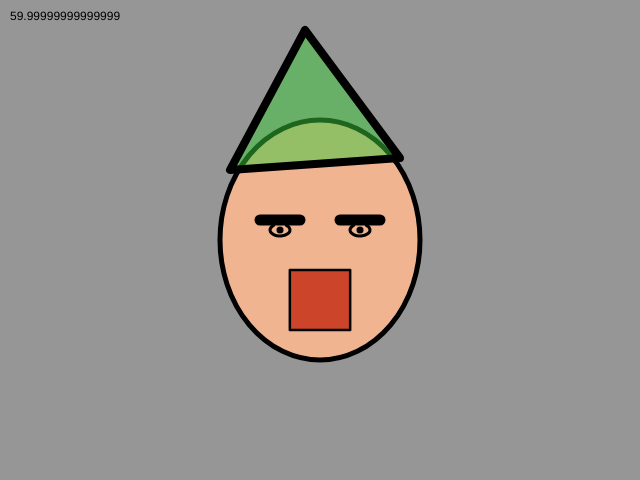
Frame 1 (no input)
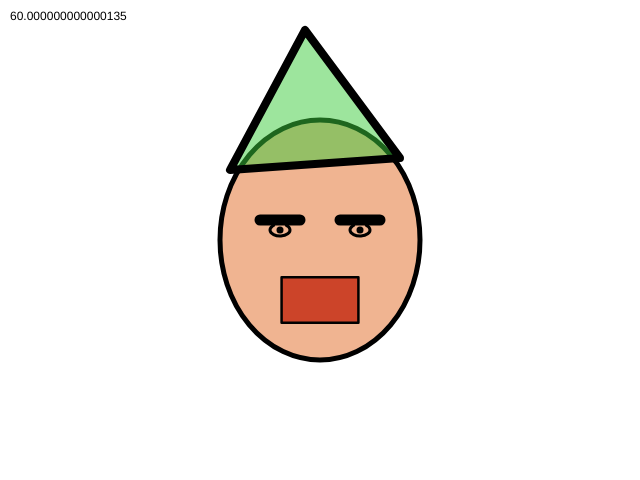
Frame 60 (no input)
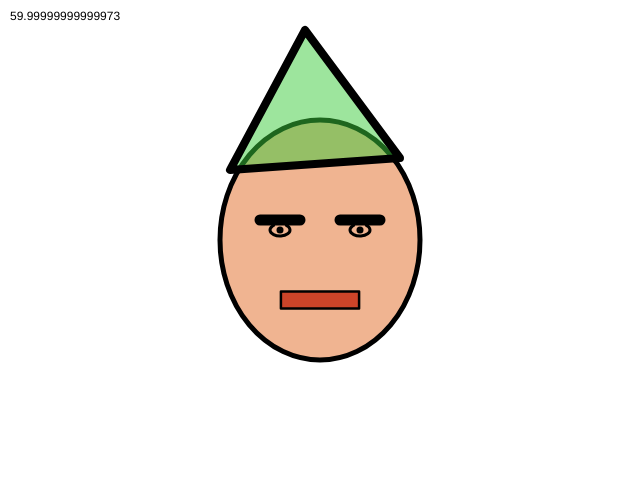
Frame 120 (the mouse pressed at the canvas centre since frame 60)

The p5.js sketch that drew these frames (run headless with seeded random() and noise() and a simulated clock; from frame 60 on, the mouse is pressed at the canvas centre):

// p5.js sketch
// ── sketch.js

function setup() {
	createCanvas(640,480);
}

// 常量： 在程序运行过程中永不变化的量
// 变量： 能够发生变化的量
function draw(){
	background(150); 

	smooth(); 
	strokeCap(ROUND);
	strokeJoin(ROUND);
	strokeWeight(5);
	colorMode(RGB); 
	fill(240,180,145);
	ellipse(320,240,200,240);
	strokeWeight(2.5);
	colorMode(HSB); 
	fill(10,80,80); 
	currentTime = millis(); // 获得时间，放到变量currentTime中
	mouthWidth = sin(currentTime/1000); // 用正弦函数算得变量mouthWidth
	mouthWidth = map(mouthWidth,-1,1,40,80); // 将值从-1~1变换到40~80的范围
	mouthHeight = cos(currentTime/933); // 用余弦函数计算变量mouthHeight
	mouthHeight = map(mouthHeight,-1,1,4,60); // 从-1~1变换到4~60范围
	// 用上述变量作为rect();函数的输入，绘制嘴巴
	rectMode(CENTER); // 按 中心+宽高 的方式指定矩形位置
	rect(320,300,mouthWidth,mouthHeight); // 中心在(320,300);,一定宽度和高度的矩形
	strokeWeight(11);
	line(260,220,300,220); 
	line(340,220,380,220); 
	strokeWeight(3); 
	noFill();  
	arc(280,230,20,12,-0.2*PI,1.2*PI); 
	arc(360,230,20,12,-0.2*PI,1.2*PI); 
	strokeWeight(7); 
	point(280,230); 
	point(360,230); 
	strokeWeight(8); 
	fill(120,70,80,0.5);   
	triangle(230,170,400,158,305,30); 

	fill(0); 
	fps = frameRate();  // 获得帧率，放到变量fps中
	text(fps,10,20); 

	// 练习： 尝试用变量控制形状、边线和颜色随时间变化
}
